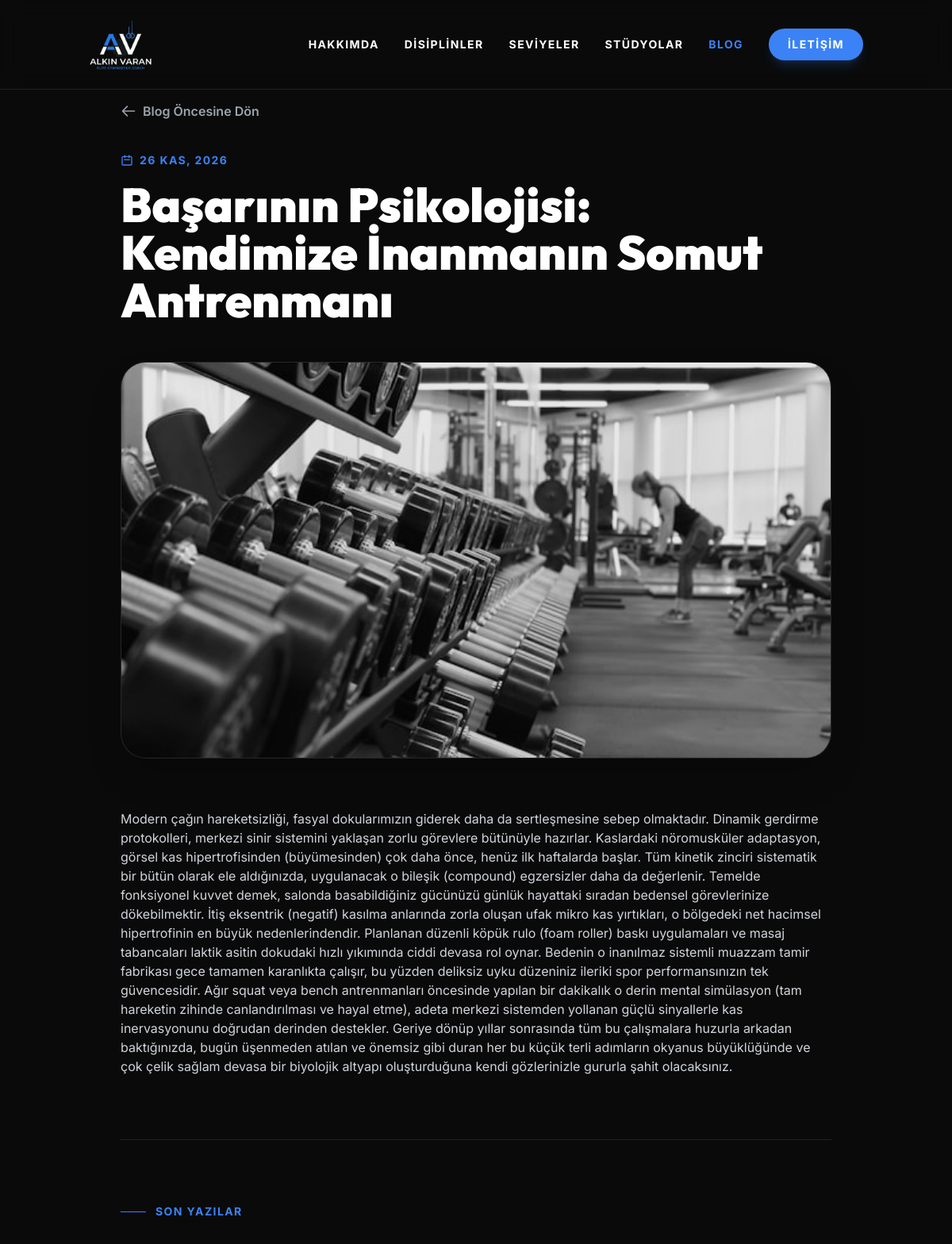
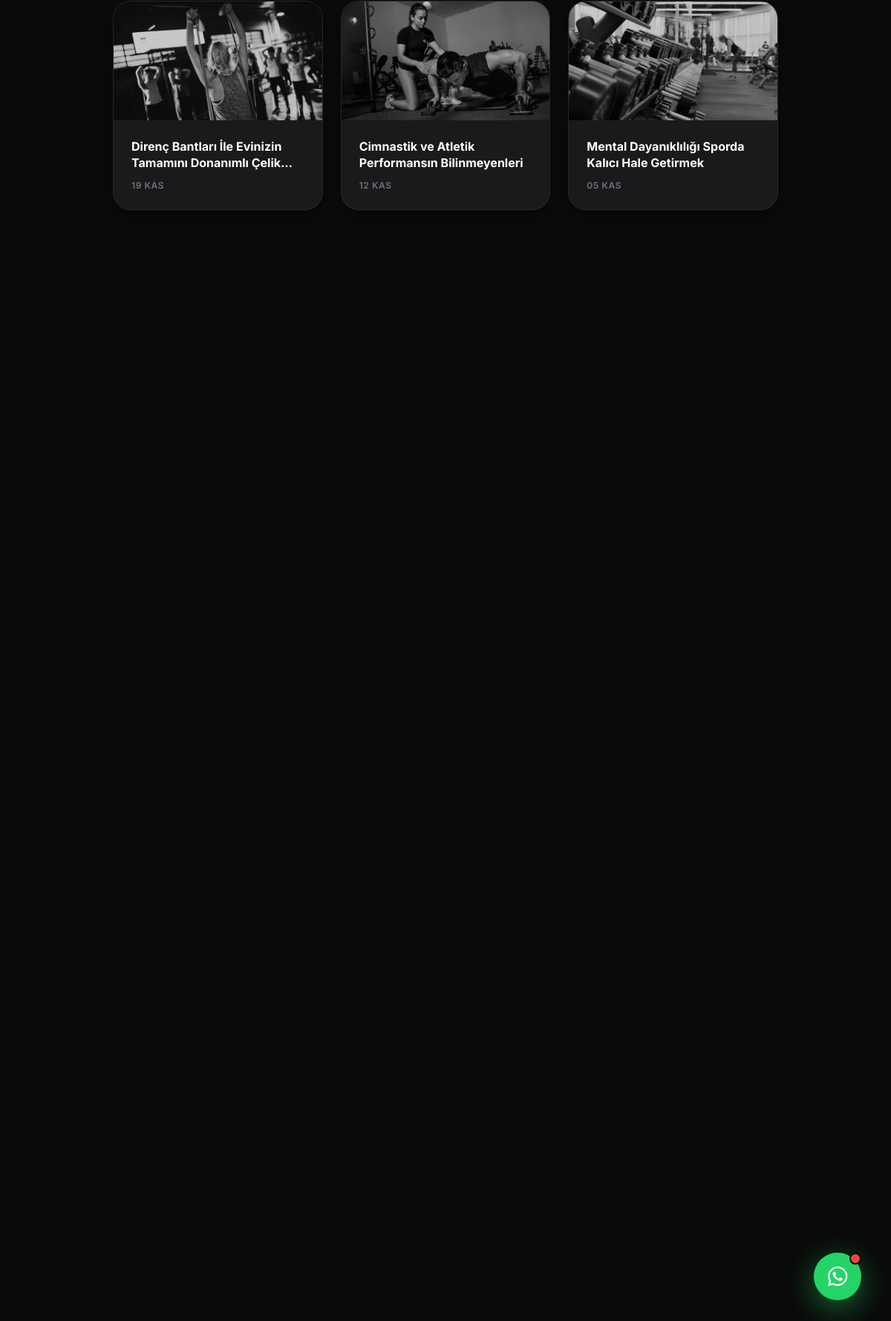
The page /blog/basarnn-psikolojisi-kendimize-inanmann-somut-antrenman/ on the database its author committed (2 pictures, top to bottom).
### website/models.py (models this page shows, shortened)
class BlogPost(models.Model):
    title = models.CharField(max_length=200, verbose_name="Başlık")
    slug = models.SlugField(max_length=200, unique=True, blank=True, verbose_name="SEO URL (Otomatik Dolur)")
    content = models.TextField(verbose_name="Metin/İçerik")
    image = models.ImageField(upload_to='blog/', blank=True, null=True, verbose_name="Kapak Görseli")
    created_at = models.DateTimeField(auto_now_add=True, verbose_name="Yazılma Tarihi")
    @property
    def display_image_url(self):
        if self.image:
            return self.image.url
        DEFAULT_IMAGES = [
            "/media/blog_defaults/1.webp",
            "/media/blog_defaults/2.webp",
            "/media/blog_defaults/5.webp",
        ]
        index = (self.id if self.id else len(self.slug)) % len(DEFAULT_IMAGES)
        return DEFAULT_IMAGES[index]
    class Meta:
        ordering = ['-created_at']
        verbose_name = "Blog Yazısı"
        verbose_name_plural = "Blog Yazıları"

### website/views.py (the view)
# urls.py: path('blog/<slug:slug>/', views.blog_detail, name='blog_detail'),
def blog_detail(request, slug):
    from django.utils import timezone
    post = get_object_or_404(BlogPost, slug=slug, created_at__lte=timezone.now())
    recent_posts = BlogPost.objects.filter(created_at__lte=timezone.now()).exclude(id=post.id).order_by('-created_at')[:3]
    return render(request, 'website/blog_detail.html', {'post': post, 'recent_posts': recent_posts})

### templates/website/blog_detail.html (shortened to what this page needs)
{% extends 'base.html' %}
{% load static %}
{% block content %}
<section class="pt-32 pb-24 bg-primary relative px-6 min-h-screen">
    <div class="max-w-4xl mx-auto relative z-10">
        <a href="{% url 'blog_list' %}"
            class="inline-flex items-center text-gray-400 hover:text-accent font-semibold transition-colors mb-10 group">
            <svg class="w-5 h-5 mr-2 transform group-hover:-translate-x-1 transition-transform" fill="none"
                stroke="currentColor" viewBox="0 0 24 24">
                <path stroke-linecap="round" stroke-linejoin="round" stroke-width="2" d="M10 19l-7-7m0 0l7-7m-7 7h18">
                </path>
            </svg>
            Blog Öncesine Dön
        </a>
        <div class="mb-12">
            <p class="text-accent text-sm font-bold uppercase tracking-widest mb-4 flex items-center gap-2">
                <svg class="w-4 h-4" fill="none" stroke="currentColor" viewBox="0 0 24 24">
                    <path stroke-linecap="round" stroke-linejoin="round" stroke-width="2"
                        d="M8 7V3m8 4V3m-9 8h10M5 21h14a2 2 0 002-2V7a2 2 0 00-2-2H5a2 2 0 00-2 2v12a2 2 0 002 2z">
                    </path>
                </svg>
                {{ post.created_at|date:"d M, Y" }}
            </p>
            <h1 class="text-4xl md:text-5xl lg:text-6xl font-heading font-black text-white leading-tight mb-8">
                {{ post.title }}
            </h1>
        </div>
        <div
            class="w-full h-[400px] md:h-[500px] mb-16 rounded-[2rem] overflow-hidden bg-secondary border border-white/5 relative shadow-2xl">
            <img src="{{ post.display_image_url }}" alt="{{ post.title }}"
                class="absolute inset-0 w-full h-full object-cover {% if not post.image %}grayscale opacity-90{% endif %}">
        </div>
        <div class="prose prose-lg prose-invert max-w-none text-gray-300">
            {{ post.content|linebreaks|safe }}
        </div>
        <div class="w-full h-px bg-white/10 my-20"></div>
        {% if recent_posts %}
        <div>
            <span
                class="text-accent font-bold uppercase tracking-widest text-sm flex items-center justify-start gap-3 mb-8">
                <span class="w-8 h-px bg-accent"></span> Son Yazılar
            </span>
            <div class="grid grid-cols-1 md:grid-cols-3 gap-6">
                {% for recent in recent_posts %}
                <a href="{% url 'blog_detail' recent.slug %}"
                    class="block group bg-secondary rounded-3xl overflow-hidden border border-white/5 hover:border-accent/40 transition-all shadow-lg">
                    <div class="h-40 bg-black relative">
                        <img src="{{ recent.display_image_url }}" alt="{{ recent.title }}"
                            class="w-full h-full object-cover opacity-80 group-hover:scale-105 transition-transform duration-700 {% if not recent.image %}grayscale group-hover:grayscale-0{% endif %}">
                    </div>
                    <div class="p-6">
                        <h4
                            class="text-white font-bold leading-snug group-hover:text-accent transition-colors line-clamp-2">
                            {{ recent.title }}</h4>
                        <p class="text-gray-500 text-xs mt-3 uppercase tracking-wider font-semibold">{{ recent.created_at|date:"d M" }}</p>
                    </div>
                </a>
                {% endfor %}
            </div>
        </div>
        {% endif %}
    </div>
</section>
{% endblock %}

### static/css/style.css (style rules this page uses)
section { position: relative; z-index: 1; }

### rows shown on the page
BlogPost: created_at "26 KAS, 2026", title "Başarının Psikolojisi: Kendimize İnanmanın Somut Antrenmanı", content "Modern çağın hareketsizliği, fasyal dokularımızın giderek daha da sertleşmesine sebep olmaktadır. Dinamik gerdirme protokolleri, merkezi sinir sistemini yaklaşan zorlu görevlere bütünüyle hazırlar. Kaslardaki nöromusküler adaptasyon, görsel kas hipertrofisinden (büyümesinden) çok daha önce, henüz ilk haftalarda başlar. Tüm kinetik zinciri sistematik bir bütün olarak ele aldığınızda, uygulanacak o bileşik (compound) egzersizler daha da değerlenir. Temelde fonksiyonel kuvvet demek, salonda basabildiğiniz gücünüzü günlük hayattaki sıradan bedensel görevlerinize dökebilmektir. İtiş eksentrik (negatif) kasılma anlarında zorla oluşan ufak mikro kas yırtıkları, o bölgedeki net hacimsel…"
BlogPost: shows a picture, title "Direnç Bantları İle Evinizin Tamamını Donanımlı…", created_at "19 KAS"
BlogPost: shows a picture, title "Cimnastik ve Atletik Performansın Bilinmeyenleri", created_at "12 KAS"
BlogPost: shows a picture, title "Mental Dayanıklılığı Sporda Kalıcı Hale Getirmek", created_at "05 KAS"
